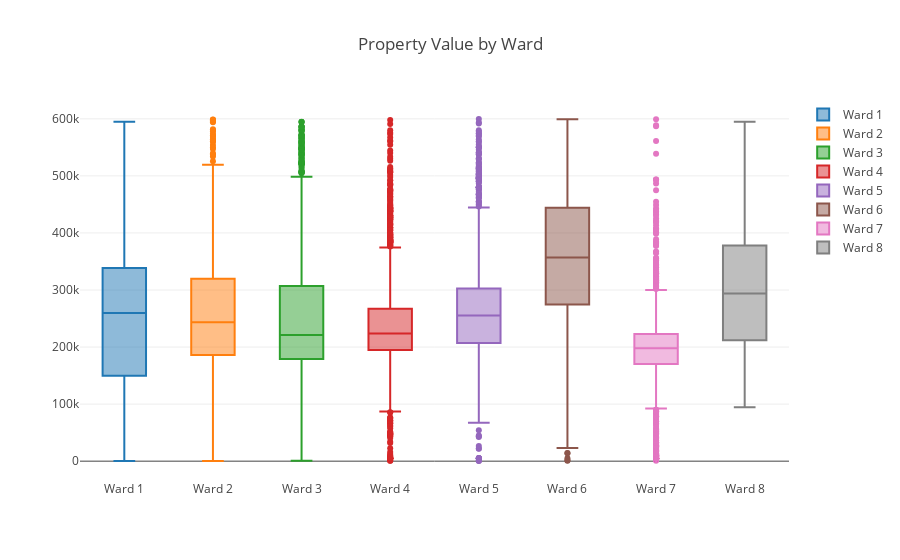

Notebook code cell kept with this figure:
### Code cell
data = [go.Box(y=central_geo.loc[central_geo[ward] == True, "Listed Real Value"], name=ward) for ward in ward_list]
layout = go.Layout(title="Property Value by Ward")
fig = go.Figure(data=data, layout=layout)
iplot(fig)

### Figure 1 — Plotly figure (JSON) as saved in the notebook; plotly's stock layout.template omitted (floating-point values rounded to 4 significant figures; data arrays with more than 128 entries replaced by an {"elided": "..."} marker saying what was removed)
{"data": [{"name": "Ward 1", "type": "box", "uid": "ab82210e-3d1c-4385-b7f8-98f81cfc8708", "y": {"elided": "1072 int values"}}, {"name": "Ward 2", "type": "box", "uid": "3e6c9719-98c8-4fea-8029-20a069bbc305", "y": {"elided": "892 int values"}}, {"name": "Ward 3", "type": "box", "uid": "60401b18-7e6f-43dc-9c1b-ed3c85fbd25a", "y": {"elided": "1571 int values"}}, {"name": "Ward 4", "type": "box", "uid": "505e18f2-7076-4e62-a14e-cd551193f53f", "y": {"elided": "1679 int values"}}, {"name": "Ward 5", "type": "box", "uid": "938d30b4-649e-4f5a-97d8-c0f6366dfde0", "y": {"elided": "1625 int values"}}, {"name": "Ward 6", "type": "box", "uid": "804d10f3-6105-4605-830b-f602267aaaef", "y": {"elided": "992 int values"}}, {"name": "Ward 7", "type": "box", "uid": "e5204126-8251-4e6a-b7f0-1e4fdbcc895d", "y": {"elided": "1734 int values"}}, {"name": "Ward 8", "type": "box", "uid": "826074a8-7b9a-4361-a420-acd3333c3a9d", "y": {"elided": "232 int values"}}], "layout": {"autosize": true, "title": {"text": "Property Value by Ward"}, "xaxis": {"autorange": true, "range": [-0.5, 7.5], "type": "category"}, "yaxis": {"autorange": true, "range": [-33000, 633000], "type": "linear"}}}
